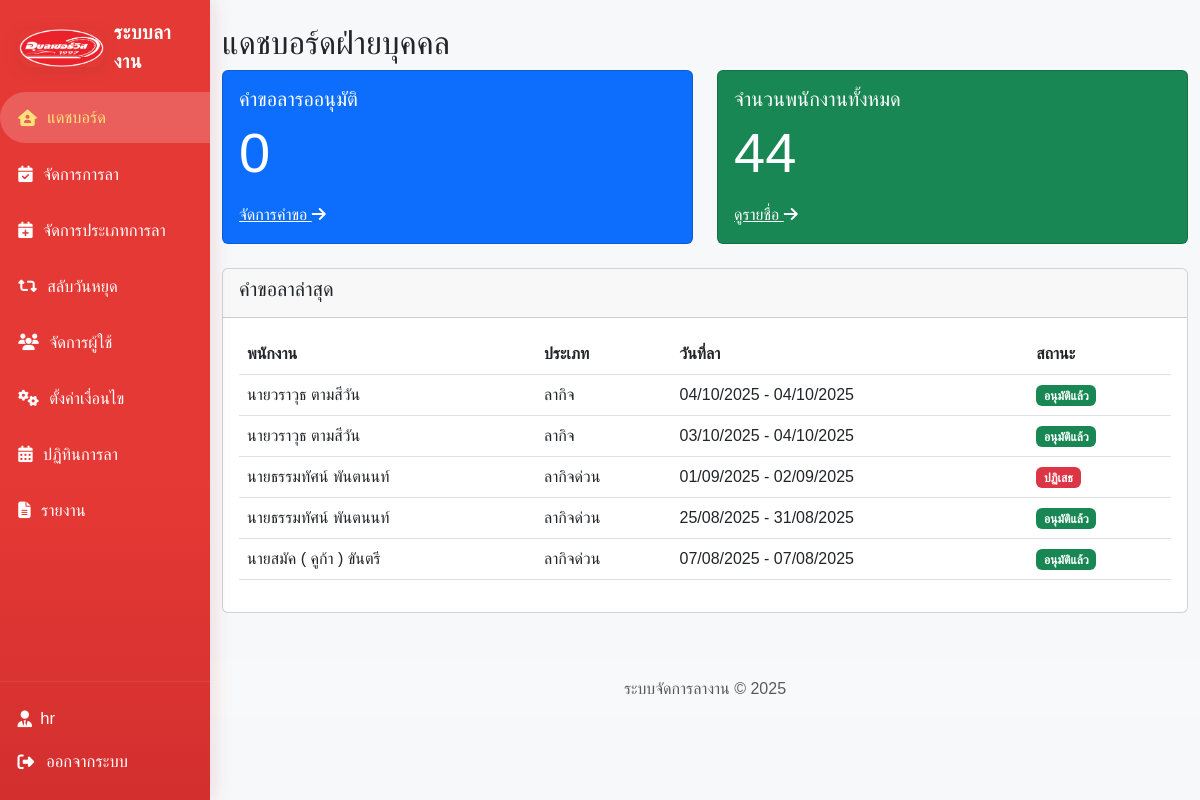
The page /hr/dashboard.php (signed in) on the database its author committed.
### tables this page shows
CREATE TABLE `leave_requests` (
  `id` int NOT NULL,
  `user_id` int NOT NULL,
  `leave_type_id` int NOT NULL,
  `start_date` date NOT NULL,
  `end_date` date NOT NULL,
  `reason` text NOT NULL,
  `document_path` varchar(255) DEFAULT NULL,
  `status` enum('pending','approved','rejected') DEFAULT 'pending',
  `reject_reason` varchar(255) DEFAULT NULL,
  `approved_by` int DEFAULT NULL,
  `created_at` timestamp NOT NULL DEFAULT CURRENT_TIMESTAMP
);

CREATE TABLE `users` (
  `id` int NOT NULL,
  `username` varchar(50) NOT NULL,
  `password` varchar(255) NOT NULL,
  `password_plain` varchar(255) DEFAULT NULL,
  `fullname` varchar(100) NOT NULL,
  `email` varchar(100) NOT NULL,
  `role` enum('admin','hr','manager','employee') NOT NULL,
  `department` varchar(50) DEFAULT NULL,
  `created_at` timestamp NOT NULL DEFAULT CURRENT_TIMESTAMP
);

CREATE TABLE `leave_types` (
  `id` int NOT NULL,
  `name` varchar(50) NOT NULL,
  `description` text,
  `requires_document` tinyint(1) DEFAULT '0'
);

### hr/dashboard.php (the view, shortened to what this page needs)
<?php
require_once '../config/db.php';
$stmt = $conn->query("SELECT COUNT(*) as pending FROM leave_requests WHERE status = 'pending'");
$pending_leaves = $stmt->fetch(PDO::FETCH_ASSOC)['pending'];
$stmt = $conn->query("SELECT COUNT(*) as total FROM users WHERE role = 'employee'");
$total_employees = $stmt->fetch(PDO::FETCH_ASSOC)['total'];
$stmt = $conn->query("SELECT lr.*, u.fullname, lt.name as leave_type
                     FROM leave_requests lr
                     JOIN users u ON lr.user_id = u.id
                     JOIN leave_types lt ON lr.leave_type_id = lt.id
                     ORDER BY lr.created_at DESC LIMIT 5");
$recent_leaves = $stmt->fetchAll(PDO::FETCH_ASSOC);
?>
<?php include '../includes/header.php'; ?>
<div class="container">
    <h2>แดชบอร์ดฝ่ายบุคคล</h2>
    <div class="row mb-4">
        <div class="col-md-6">
            <div class="card text-white bg-primary">
                <div class="card-body">
                    <h5 class="card-title">คำขอลารออนุมัติ</h5>
                    <p class="card-text display-4"><?= htmlspecialchars($pending_leaves) ?></p>
                    <a href="<?= BASE_URL ?>hr/manage_leaves.php" class="text-white">จัดการคำขอ <i class="fas fa-arrow-right"></i></a>
                </div>
            </div>
        </div>
        <div class="col-md-6">
            <div class="card text-white bg-success">
                <div class="card-body">
                    <h5 class="card-title">จำนวนพนักงานทั้งหมด</h5>
                    <p class="card-text display-4"><?= htmlspecialchars($total_employees) ?></p>
                    <a href="<?= BASE_URL ?>admin/users.php" class="text-white">ดูรายชื่อ <i class="fas fa-arrow-right"></i></a>
                </div>
            </div>
        </div>
    </div>
    <div class="card">
        <div class="card-header">
            <h5>คำขอลาล่าสุด</h5>
        </div>
        <div class="card-body">
            <table class="table">
                <thead>
                    <tr>
                        <th>พนักงาน</th>
                        <th>ประเภท</th>
                        <th>วันที่ลา</th>
                        <th>สถานะ</th>
                    </tr>
                </thead>
                <tbody>
                    <?php foreach ($recent_leaves as $leave): ?>
                        <tr>
                            <td><?= htmlspecialchars($leave['fullname']) ?></td>
                            <td><?= htmlspecialchars($leave['leave_type']) ?></td>
                            <td><?= date('d/m/Y', strtotime($leave['start_date'])) ?> - <?= date('d/m/Y', strtotime($leave['end_date'])) ?></td>
                            <td>
                                <?php
                                $status_map = [
                                    'pending' => ['class' => 'bg-warning text-dark', 'text' => 'รออนุมัติ'],
                                    'approved' => ['class' => 'bg-success', 'text' => 'อนุมัติแล้ว'],
                                    'rejected' => ['class' => 'bg-danger', 'text' => 'ปฏิเสธ']
                                ];
                                $status_info = $status_map[$leave['status']] ?? ['class' => 'bg-secondary', 'text' => 'ไม่ทราบสถานะ'];
                                ?>
                                <span class="badge <?= $status_info['class'] ?>"><?= $status_info['text'] ?></span>
                            </td>
                        </tr>
                    <?php endforeach; ?>
                </tbody>
            </table>
        </div>
    </div>
</div>
<?php include '../includes/footer.php'; ?>

### assets/css/style.css (style rules this page uses)
body { font-family: 'Kanit', sans-serif; background-color: #f8f9fa; }

### includes/header.php (style rules this page uses)
body { background: #f6f8fa; }
@media (min-width: 992px) { body { padding-left: 210px !important; } }

### rows shown on the page
leave_requests: user.fullname "นายวราวุธ ตามสีวัน", leave_type.name "ลากิจ", start_date "04/10/2025", end_date "04/10/2025", status "อนุมัติแล้ว"
leave_requests: user.fullname "นายวราวุธ ตามสีวัน", leave_type.name "ลากิจ", start_date "03/10/2025", end_date "04/10/2025", status "อนุมัติแล้ว"
leave_requests: user.fullname "นายธรรมทัศน์ พันตนนท์", leave_type.name "ลากิจด่วน", start_date "01/09/2025", end_date "02/09/2025", status "ปฏิเสธ"
leave_requests: user.fullname "นายธรรมทัศน์ พันตนนท์", leave_type.name "ลากิจด่วน", start_date "25/08/2025", end_date "31/08/2025", status "อนุมัติแล้ว"
leave_requests: user.fullname "นายสมัค ( คูก้า ) ขันตรี", leave_type.name "ลากิจด่วน", start_date "07/08/2025", end_date "07/08/2025", status "อนุมัติแล้ว"

### other values the page prints
$item['text'] "แดชบอร์ด"
$item['text'] "จัดการการลา"
$item['text'] "จัดการประเภทการลา"
$item['text'] "สลับวันหยุด"
$item['text'] "จัดการผู้ใช้"
$item['text'] "ตั้งค่าเงื่อนไข"
$item['text'] "ปฏิทินการลา"
$item['text'] "รายงาน"
$_SESSION['username'] "hr"
$pending_leaves "0"
$total_employees "44"
